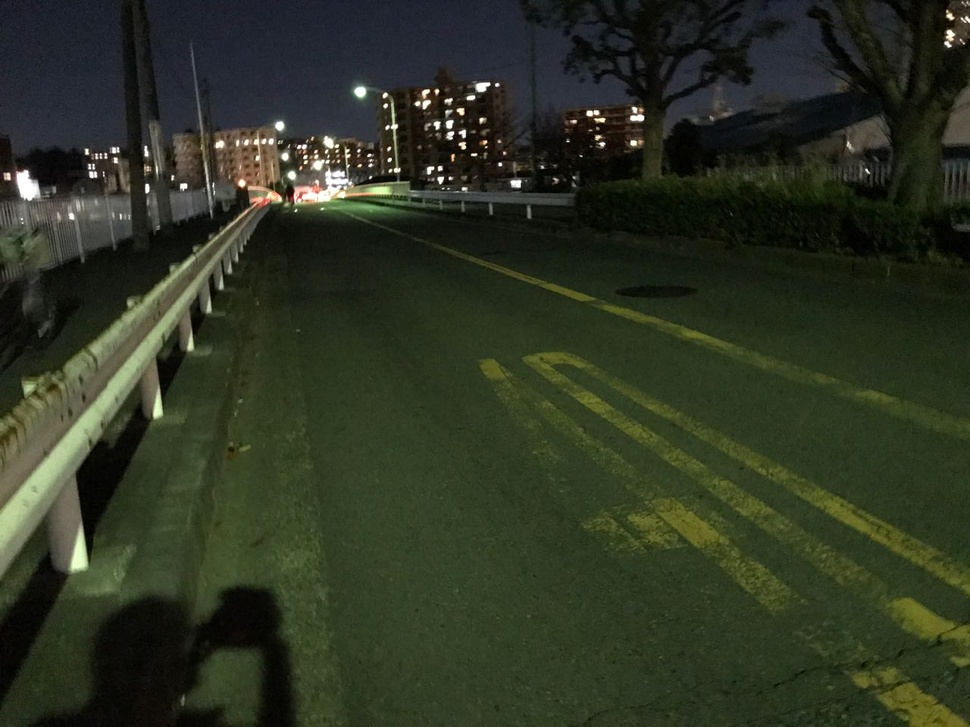
//> input picture data/0.jpg, 970 x 727 px, shrunk from 1280 x 960 before the run
$ ./gen_lane ../data/0.jpg   (built with g++ and OpenCV 4)
//> lines starting //> are read from the running program, lines starting //| are printed output that depends on the picture; after the words box and inside, x2 and y2 are one past the last pixel; in counts of white or black regions, pixels touching at a corner belong together
#include <iostream>
#include <opencv2/opencv.hpp>
#include <stdio.h>

using namespace cv;
using namespace std;

int main(int argc, char *argv[])
{
  if (argc != 2) {
    std::cout << "Wrong args" << std::endl;
    return 1;
  }

	IplImage* img;
  IplImage* img0;
  IplImage* img1;
  IplImage* img2;
  IplImage* img3;
  std::string pic_name="test";
  std::string pic_new="new";


 	cv::Mat image = cv::imread(argv[1], CV_LOAD_IMAGE_GRAYSCALE);
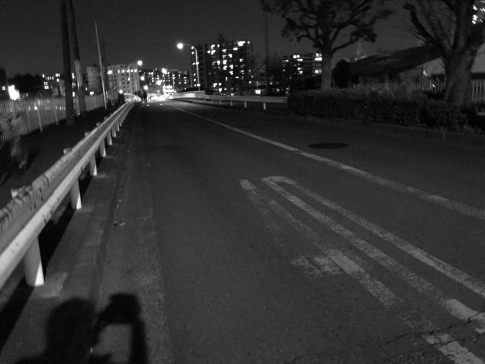
//> image: 727 rows x 970 cols, CV_8UC1 (shown at 1/2 size); min 0, max 255, mean 48.6
	imshow("testSrc", image);

	if (image.empty())
	{
    std::cout << "read image failure" << std::endl;
    return -1;
	}

	int blockSize = 25;
	int constValue = 10;
	cv::Mat local;
	cv::adaptiveThreshold(image, local, 255, CV_ADAPTIVE_THRESH_MEAN_C, CV_THRESH_BINARY_INV, blockSize, constValue);
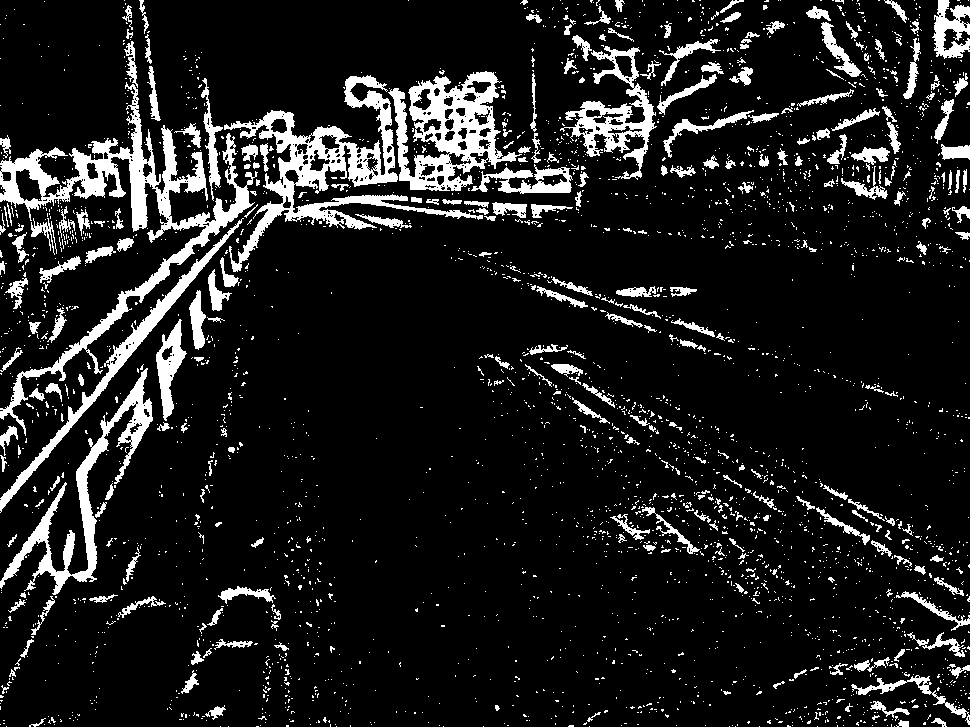
//> local: 727 rows x 970 cols, CV_8UC1; 11.6% white; 3157 white regions (2873 under 20 px), largest, box (x1, y1, x2, y2) and area: (0, 82, 258, 436) 11865, (224, 75, 483, 272) 8967, (388, 71, 522, 191) 6879

	cv::imshow("localThreshold", local);
  IplImage localTmp = local;
  img = cvCloneImage(&localTmp);
  if (NULL == img)
    return 0;

  img0 = cvCreateImage(cvGetSize(img),IPL_DEPTH_8U,1);
  cvCopy(img, img0, NULL);
  img1 = cvCreateImage(cvGetSize(img),IPL_DEPTH_8U,1);
  cvCopy(img0, img1, NULL);
  img2 = cvCreateImage(cvGetSize(img),IPL_DEPTH_8U,1);
  img3 = cvCreateImage(cvGetSize(img),IPL_DEPTH_8U,1);

  int height = img1->height;
  int width = img1->width;
  int step = img1->widthStep;
  int channels = img1->nChannels;
  bool on=true;

  cout<<"size : height="<<img1->height<<"  width="<<img1->width<<" widthStep="<<img1->widthStep<<" nchannels="<<img1->nChannels<<std::endl;
//| size : height=727  width=970 widthStep=972 nchannels=1

  uchar *data = (uchar*)img1->imageData;
  uchar *data2 = (uchar*)img2->imageData;

  for(int i=0;i != height; ++ i)
  {
    for(int j=0;j != width; ++ j)
    {
      for(int k=0;k != channels; ++ k)
      {
        if(data[i*step+j*channels+k]<128)
        {
          data[i*step+j*channels+k]=0;//255-data[i*step+j*channels+k];
        }
        else
        {
#ifdef test_simple_point1
          data[i*step+j*channels+k]=0;
#else
          data[i*step+j*channels+k]=255;//255-data[i*step+j*channels+k];
#endif
        }
      }
    }
  }

  cvCopy(img1, img2, NULL);
  cvCopy(img1, img3, NULL);

  int height_start  = 0;
  int height_end    = img1->height ;
  int width_start   = 0;
  int width_end     = img1->width;

  double xl=0,yl=0 ;

  int num=0;

  float a=0,b=0;

	float  dl=0,d=0;

  float new_d=0;

  for(int itera=0;itera<5;itera++)
  {
    num=0;
    xl=0;
    yl=0;
    for(int x=height_start;x !=height_end; ++x)
    {
      for(int y=width_start;y !=width_end; ++y)
      {
        //              printf("--- test x=%d,y=%d,data=%d \n",x,y,data2[x*step+y]);
        if(255==data[x*step+y])
        {
          num++;
          xl+=x;
          yl+=y;
          printf(" --- line-point x=%d y=%d xl=%g yl=%g num=%d \n",x,y,xl,yl,num);
        }
      }
    }

    if(0==num)
      break;

    double xi=0 , yi=0 ;

    xi=xl/num ;
    yi=yl/num ;

    printf("--- c-point xi=%g,yi=%g num=%d \n",xi,yi,num);


    double ax=0,bx=0;

    for(int x=height_start;x !=height_end; ++x)
    {
      for(int y=width_start;y !=width_end; ++y)
      {
        if(255==data[x*step+y])
        {
          ax+=(x-xi)*x ;
          bx+=(y-yi)*x ;
          printf(" --- line-b x=%d y=%d aa=%f bb=%f  \n",x,y,(x-xi)*x,(y-yi)*x);
          printf(" --- line-b x=%d y=%d ax=%f bx=%f  \n",x,y,ax,bx);
        }
      }
    }


    b=bx/ax;

    a=yi-b*xi;

    printf(" ---- linx y= %f+%fx \n", a,b);

    dl=0;

    unsigned int dl_num=0;
    float dx=0,dy=0,di;

    for(int x=height_start;x !=height_end; ++x)
    {
      for(int y=width_start;y !=width_end; ++y)
      {
        if(255==data[x*step+y])
        {
          dl_num++;
          dx=abs(b*x-y+a);
          dy=sqrt(b*b+1);
          dl+=dx/dy ;
          //                       printf("--- x=%d,y=%d  distance=%g \n",x,y,dx/dy);
        }
      }
    }

    di=dl/dl_num;

    printf("--- di=%g dl=%g dl_num=%d \n",di,dl,dl_num);


    unsigned int test_x=20,test_y=23;
    float test_distance=0;


    //      dx=abs(b*test_x-test_y+a);
    dx=b*test_x-test_y+a;
    dy=sqrt(b*b+1);
    test_distance=dx/dy ;
    // data[15*step+78]=255;

    printf("---- test distance\n");
    printf("---- line y= %f+%fx \n", a,b);
    printf("---- point x=%d,y=%d test_d=%g \n",test_x,test_y,test_distance);


    float si=0,si2=0;
    unsigned s_num=0;

    for(int x=height_start;x !=height_end; ++x)
    {
      for(int y=width_start;y !=width_end; ++y)
      {
        if(255==data[x*step+y])
        {
          dx=b*x-y+a;
          dy=sqrt(b*b+1);
          d=dx/dy ;
          //                       printf("--test-- d=%g \n",d);
          si+=(d-di)*(d-di);
          //                       si+=abs(d-di);
        }
      }
    }

    si2=si/(num-1);

    printf("--- si=%g  si2=%g  \n",si,si2);

    new_d=sqrt(si2);

    //       new_d=si2;

    printf("--- new_d %g \n",new_d);


    cvCopy(img3, img2, NULL);


    // data2[15*step+78]=255;
    // Draw a white line
    for(int x=height_start;x !=height_end; x++)
    {
      for(int y=width_start;y !=width_end; y++)
      {
        if(int(a+b*x)==y)
        {
#ifdef  test_simple_point1
          data2[x*step+y]=255;
#else
          data2[x*step+y]=255;
#endif
        }
      }
    }

    cvCopy(img3, img1, NULL);


    // double dx=0,dy=0;
    // Set pixel to 0 beyond the stddev
    for(int x=height_start;x !=height_end; x++)
    {
      for(int y=width_start;y !=width_end; y++)
      {
        dx=abs(b*x-y+a);
        dy=sqrt(b*b+1);
        d=dx/dy ;
        if(d>new_d)
          data[x*step+y]=0;
      }
    }

    pic_name+="1" ;
    pic_new+="1";
    cvNamedWindow(pic_name.c_str(), 0 );
    cvShowImage(pic_name.c_str(), img2);
    cvNamedWindow(pic_new.c_str(), 0 );
    cvShowImage(pic_new.c_str(), img1);

  }
//> this loop made 5 passes
//> (num, xl, yl, xi, yi, ax, bx, b) on passes 1 to 5: (81794, 22114924, 33870304, 270.4, 414.1, 2.73e+09, -417532513.6, -0.153), (67141, 17502451, 22796408, 260.7, 339.5, 1.84e+09, -863967089.8, -0.471), (54826, 14119849, 16366472, 257.5, 298.5, 1.42e+09, -1.06e+09, -0.752), (41768, 11005788, 11317969, 263.5, 271, 983570093.8, -862057890.7, -0.876), (32628, 8884291, 8319607, 272.3, 255, 746723971.5, -663727336.2, -0.889)
//> (printed output is left out)
//> pass 1, `cvShowImage(pic_new.c_str(), img1);`:
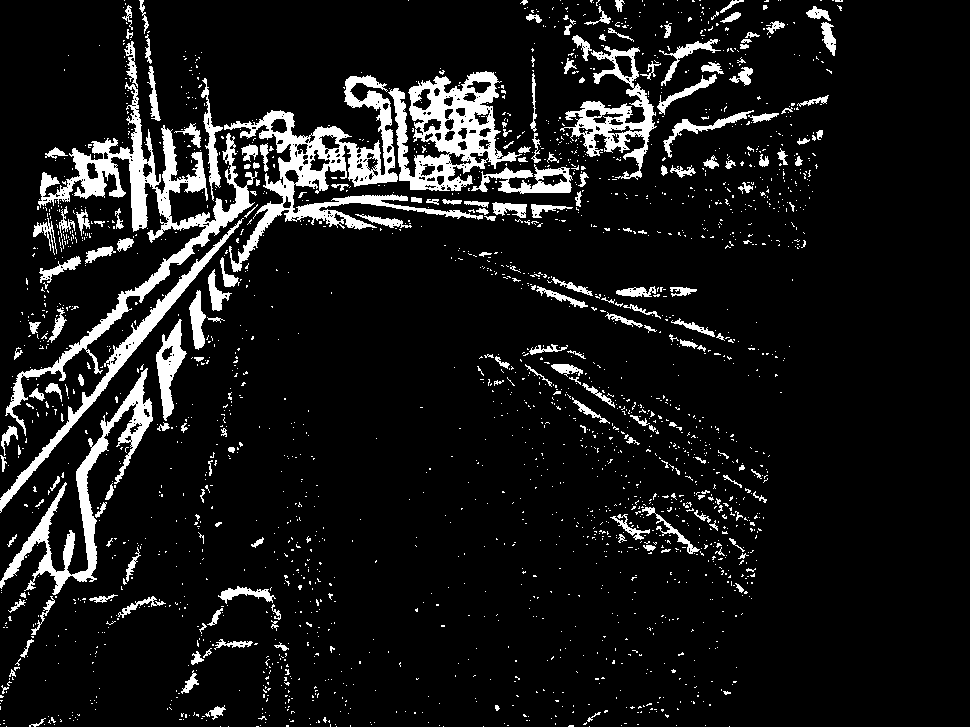
//> window 'new1': 727 rows x 970 cols, CV_8UC1; 9.5% white; 2229 white regions (2028 under 20 px), largest, box (x1, y1, x2, y2) and area: (5, 82, 258, 436) 10389, (224, 75, 483, 272) 8967, (388, 71, 522, 191) 6879
//> after the loop:
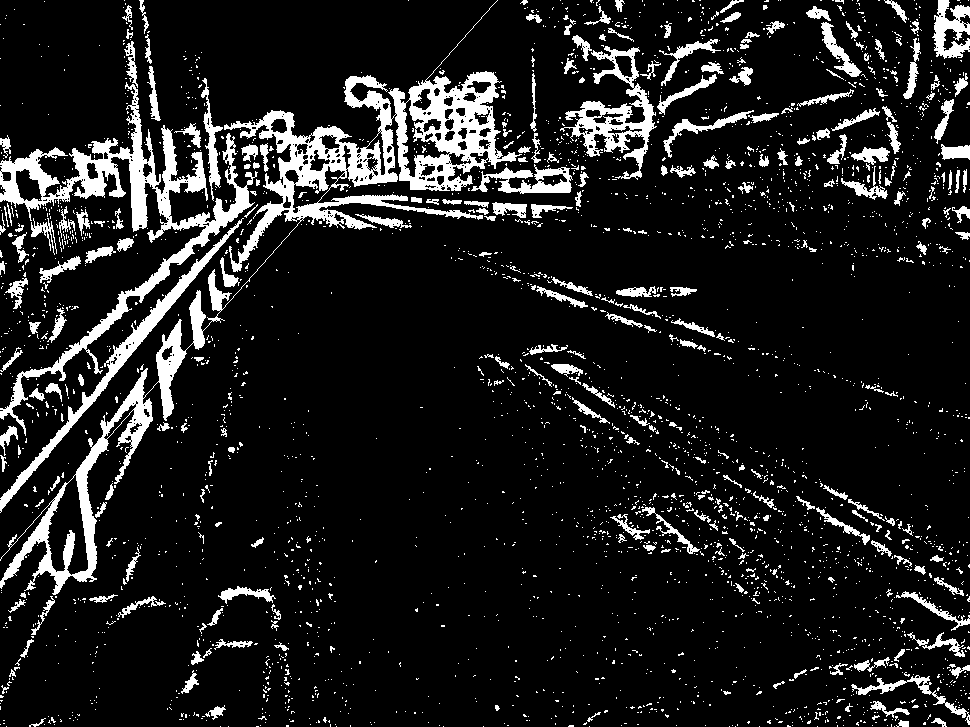
//> img2: 727 rows x 970 cols, CV_8UC1; 11.7% white; 3146 white regions (2870 under 20 px), largest, box (x1, y1, x2, y2) and area: (0, 0, 522, 595) 23838, (0, 82, 258, 436) 11865, (560, 46, 657, 180) 3529
//> after the loop:
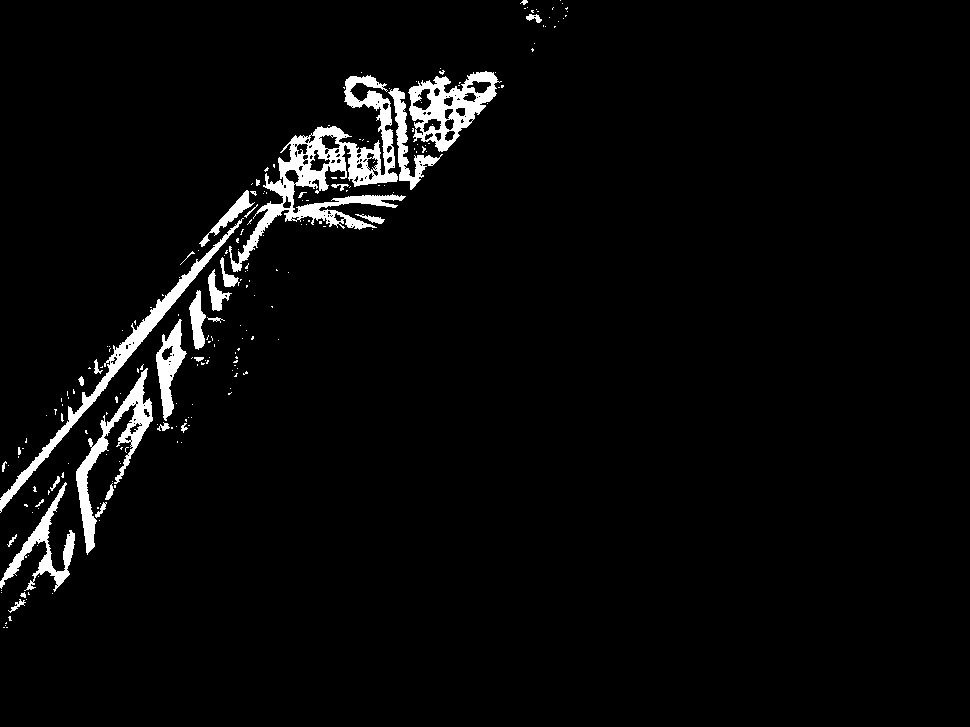
//> img1: 727 rows x 970 cols, CV_8UC1; 3.5% white; 217 white regions (183 under 20 px), largest, box (x1, y1, x2, y2) and area: (229, 75, 406, 272) 7571, (0, 218, 244, 513) 3402, (408, 71, 502, 152) 3172
//> after the loop, num = 32628; xl = 8884291; yl = 8319607; dl = 1298622.2; d = 835.1; pic_name = "test11111"
  cvWaitKey(0);

  cvDestroyWindow( "test1" );

  cvReleaseImage( &img0 );
  cvReleaseImage( &img1 );

  return 0;
}

$ run again, on data/2.jpg
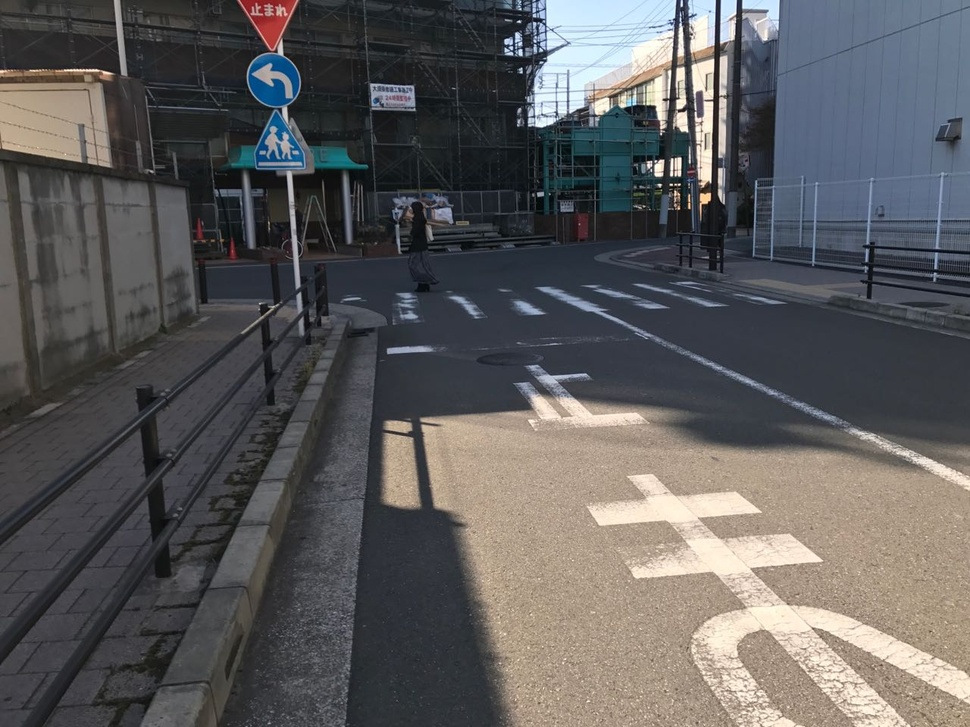
//> input picture data/2.jpg, 970 x 727 px, shrunk from 1280 x 960 before the run
//> `cv::adaptiveThreshold(image, local, 255, CV_ADAPTIVE_THRESH_MEAN_C, CV..`:
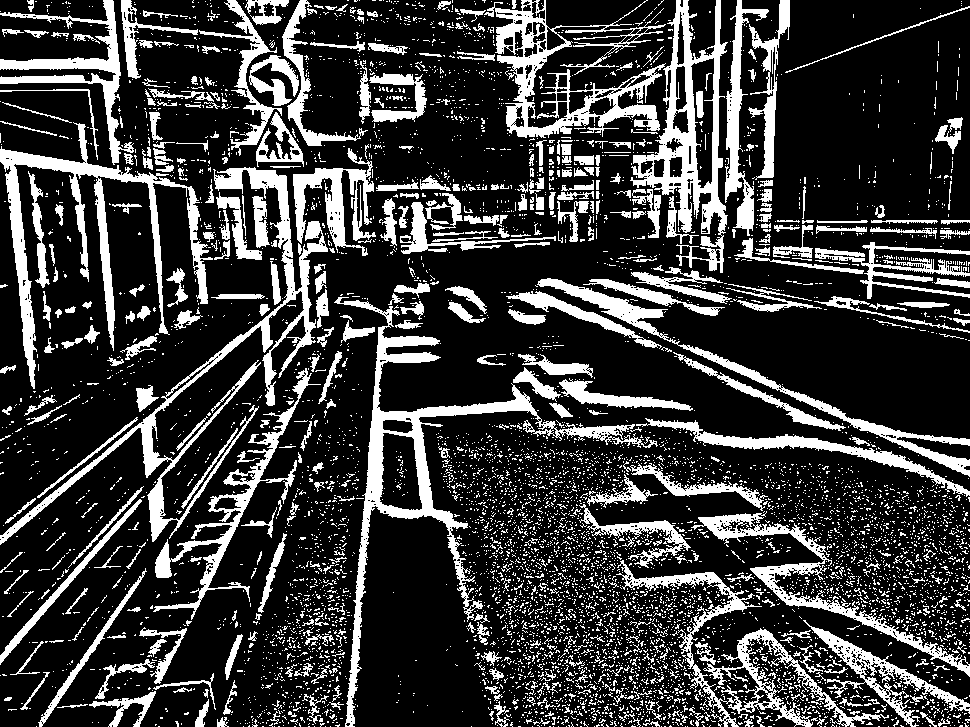
//> local: 727 rows x 970 cols, CV_8UC1; 22.8% white; 7116 white regions (6650 under 20 px), largest, box (x1, y1, x2, y2) and area: (334, 297, 658, 727) 10156, (0, 167, 328, 545) 9190, (0, 122, 213, 389) 8359
//| size : height=727  width=970 widthStep=972 nchannels=1
//> the loop `for(int itera=0;itera<5;itera++)` made 5 passes
//> (num, xl, yl, xi, yi, ax, bx, b) on passes 1 to 5: (160935, 56283924, 77680036, 349.7, 482.7, 7.02e+09, 1.61e+09, 0.229), (127327, 43128026, 63723175, 338.7, 500.5, 5.6e+09, 1.72e+09, 0.308), (99159, 34267447, 51490965, 345.6, 519.3, 4.24e+09, 1.64e+09, 0.386), (78662, 27831807, 41490750, 353.8, 527.5, 3.47e+09, 1.61e+09, 0.466), (62360, 22517675, 33282199, 361.1, 533.7, 2.89e+09, 1.49e+09, 0.514)
//> (printed output is left out)
//> after the loop `for(int itera=0;itera<5;itera++)`:
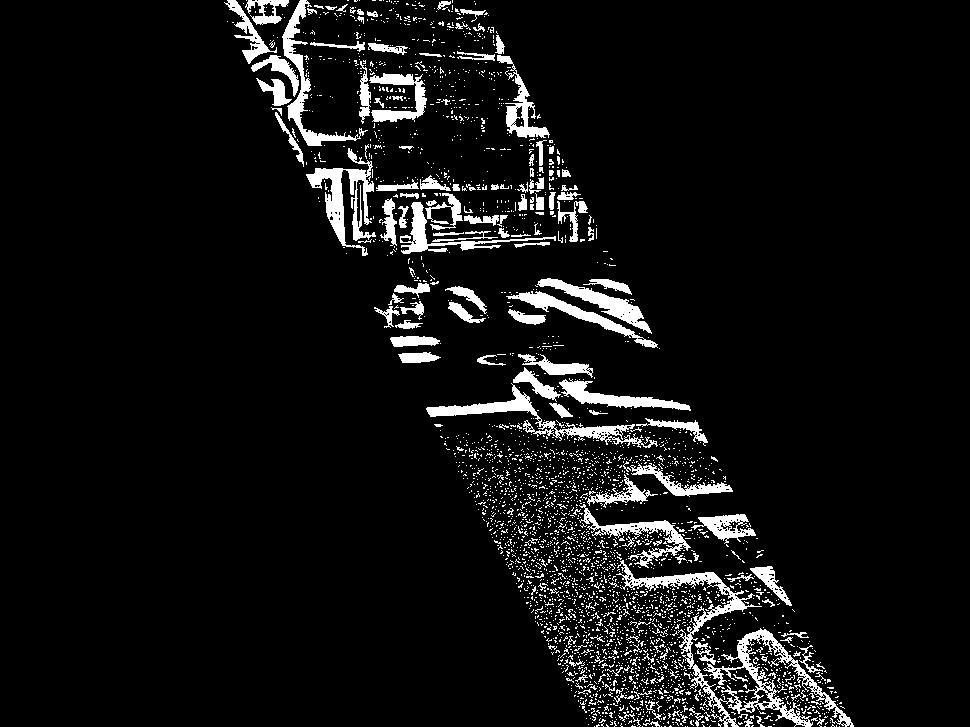
//> img1: 727 rows x 970 cols, CV_8UC1; 6.9% white; 3230 white regions (3069 under 20 px), largest, box (x1, y1, x2, y2) and area: (616, 560, 854, 727) 5283, (306, 148, 376, 256) 2355, (426, 383, 658, 448) 2302
//> after the loop `for(int itera=0;itera<5;itera++)`: num = 62360; xl = 22517675; yl = 33282199; dl = 4816800; d = 220.2; pic_name = "test11111"
